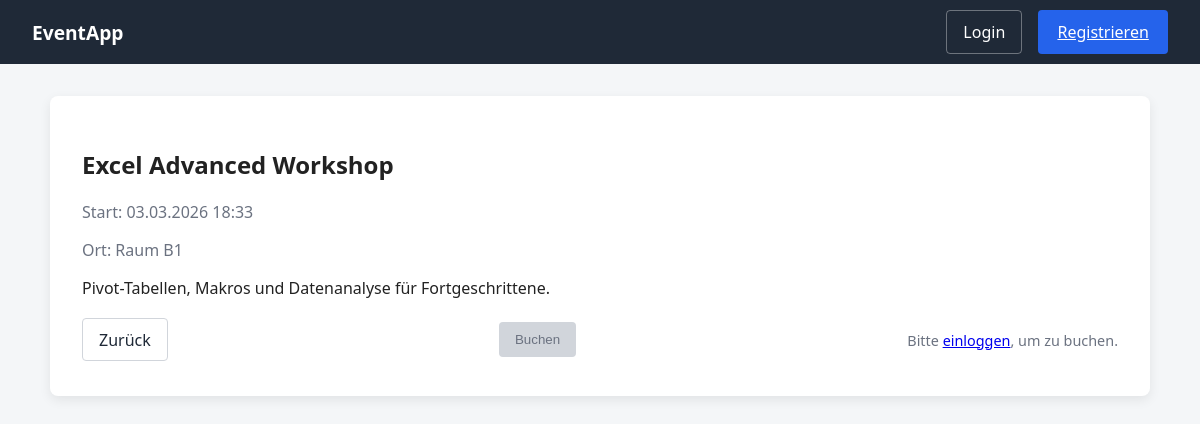
/events/5, run on an earlier commit of the app's database.
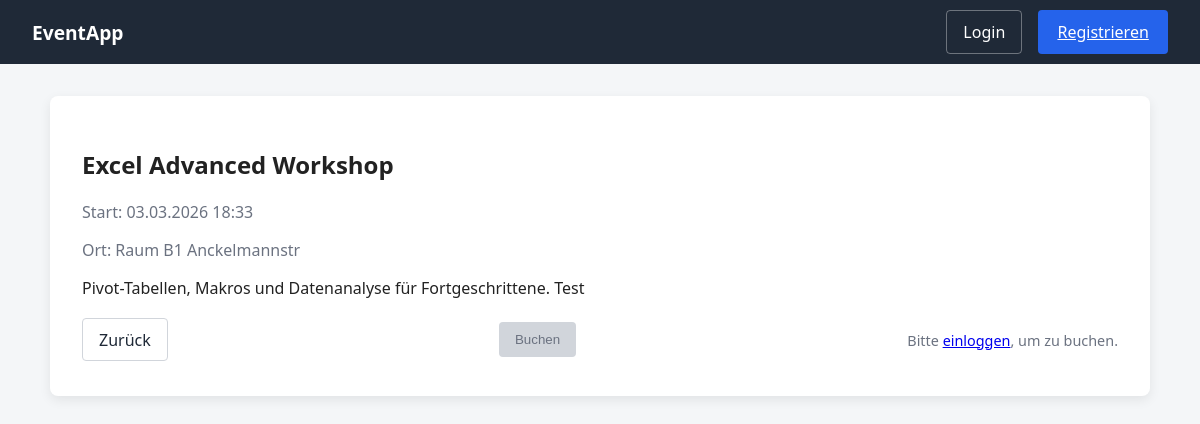
And on a later commit of the database.
### app/models.py (models this page shows)
class Event(Base):
    __tablename__ = "events"
    id = Column(Integer, primary_key=True)
    title = Column(String, nullable=False)
    description = Column(String)
    starts_at = Column(DateTime)
    ends_at = Column(DateTime)
    location = Column(String)
    max_participants = Column(Integer, default=0)
    is_active = Column(Boolean, default=True)
    created_at = Column(DateTime, default=datetime.utcnow)
    bookings = relationship("Booking", back_populates="event")

### app/routers/web/events.py (the view)
@router.get("/{event_id}", response_class=HTMLResponse)
def event_detail(
    event_id: int,
    request: Request,
    db: Session = Depends(get_db),
    user = Depends(get_current_user_optional),
):
    event = event_repo.get_event_by_id(db, event_id)
    if not event:
        return HTMLResponse("Event nicht gefunden", status_code=404)
    return templates.TemplateResponse(
        "event_detail.html",
        {
            "request": request,
            "event": event,
            "user": user
        }
    )

### templates/event_detail.html (shortened to what this page needs)
{% extends "base.html" %} {% block title %}{{ event.title }}{% endblock %} {%
block content %}
<div class="container-wide">
  <section class="card">
    <h1>{{ event.title }}</h1>
     {% if event.starts_at %}
    <p class="muted">Start: {{ event.starts_at.strftime("%d.%m.%Y %H:%M") }}</p>
    {% endif %} {% if event.location %}
    <p class="muted">Ort: {{ event.location }}</p>
    {% endif %} {% if event.description %}
    <p>{{ event.description }}</p>
    {% endif %}
    <div class="event-actions">
      <a class="btn-link" href="/">Zurück</a>
      {% if user %}
      <a
        class="btn-primary btn-small"
        href="/events/{{ event.id }}/book/confirm"
      >
        Buchen
      </a>
      {% else %}
      <button class="btn-disabled btn-small" disabled>Buchen</button>
      <p class="muted small">
        Bitte <a href="/auth/login">einloggen</a>, um zu buchen.
      </p>
      {% endif %}
    </div>
  </section>
</div>
{% endblock %}

What changed in the data, as far as the page shows it:
changed Event "Excel Advanced Workshop": location "Raum B1" → "Raum B1 Anckelmannstr"; description "Pivot-Tabellen, Makros und Datenanalyse für Fortgeschrittene." → "Pivot-Tabellen, Makros und Datenanalyse für Fortgeschrittene. Test"
